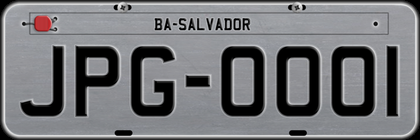
%> input picture placa_carro_segmentacao/placa.png, 420 x 140 px, shrunk from 900 x 299 before the run
$ octave 'first_try (1).m'   (GNU Octave 9; MATLAB toolbox functions it lacks are replaced by stand-ins)
%> lines starting %> are read from the running program, lines starting %| are printed output that depends on the picture; in (x1, y1, x2, y2) boxes, pixels count from 0 and x2, y2 are one past the last pixel; in counts of white or black regions, pixels touching at a corner belong together; the program's own positions count from 1
%> further down, imagem is the input picture: size 140x420x3 uint8; mean R, G, B 117.2, 118, 120.9
### placa_carro_segmentacao/otsu1.m
function [outputArg1,outputArg2] = otsu1(I)
% OTSU1 function [outputArg1,outputArg2] = otsu1(I)
% Este algoritmo calculada apenas 1 limiar
% Utilizando limiares com 0 a 255
% A utilizacao com Limiares max e min da imagem esta dando erro de indice
% de calculo para as variancias.

L = 255; %nivel de cinza m醲imo
minimo = 0; %nivel de cinza minimo

vetorProb = zeros(minimo+1,L+1);

[l,a] = size(I);
%> l = 140; a = 420
for u = minimo:L
    vetorProb(u+1) = length(find(I==u));
end
%> after the loop, vetorProb = 256 values, max 7273 at index 1, min 0 at index 232, mean 229.7
vetorProb = vetorProb/(l*a);
%> vetorProb = 256 values, max 0.124 at index 1, min 0 at index 232, mean 0.00391
%bar(vetorProb); %%
for t = minimo:L
        i1= minimo:t;
        us1 = sum(i1.*vetorProb( (minimo+1) : (t+1) ));
        w1 = sum(vetorProb( (minimo+1): (t+1) ));
        u1 = us1/w1;

        i2= t+1:L;
        us2 = sum(i2.*vetorProb( (t+2) : (L+1) ));
        w2 = sum(vetorProb( (t+2) : (L+1) ));
        u2 = us2/w2;

        ig = minimo:L;
        ug = us1 + us2;
        var_g = sum( ((ig-ug).^2).*vetorProb);
        var_b = w1*w2*(u1-u2)^2;
        nt(t+1)=(var_b/var_g);
end
%> this loop made 256 passes
%> (us1, w1, u1, us2, w2, u2, var_b) on passes 1 to 3: (0, 0.124, 0, 118.1, 0.876, 134.8, 1969), (0.0189, 0.143, 0.132, 118.1, 0.857, 137.7, 2314), (0.0224, 0.144, 0.155, 118.1, 0.856, 138, 2346.3)

[T_val,T_i] = max(nt);
%> T_val = 0.876; T_i = 83
T_i=T_i-1;
%> T_i = 82

[l,c] = size(I);
%> c = 420
resultante = zeros(l,c);

for i = 1:l
    for j = 1:c
        if(I(i,j) > T_i)
            resultante(i,j) = 1;
        else
            resultante(i,j) = 0;
        end
    end
end
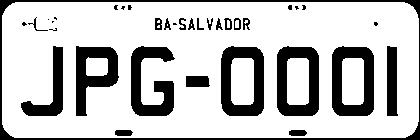
%> resultante: size 140x420 double; values 0 (black) and 1 (white), 76.5% white; 35 black regions (13 under 20 px), largest, box (x1, y1, x2, y2) and area: (0, 0, 420, 140) 2365, (221, 46, 264, 116) 1801, (332, 46, 374, 116) 1796
outputArg1 = resultante;
outputArg2 = T_i;
%> outputArg2 = 82
end

### placa_carro_segmentacao/first_try (1).m
%Thauany Moedano
%Wellington Chagas
%Projeto Final - Primeira abordagem

%Leitura da imagem
imagem = imread('placa.png');
imagem = rgb2gray(imagem);

%Mostra imagem original
figure;
colormap(gray);
imagesc(imagem);
title('Imagem Original em escala de cinza');

%Usa otsu para fazer a binariza玢o da placa
%limiarGlobal = graythresh(imagem);
%imagemBinaria = imbinarize(imagem,limiarGlobal);
[imagemBinaria,limiarGlobal] = otsu1(imagem);
%> limiarGlobal = 82

%Mostra a imagem binarizada
figure;
colormap(gray);
imagesc(imagemBinaria);
title('Limiariza玢o por Otsu com 1 limiar');

%inverter binariza玢o da imagem (erosao considera branco como objeto e
%preto fundo)
imagemBinariaInvertida = ~imagemBinaria;

figure;
colormap(gray);
imagesc(imagemBinariaInvertida);
title('Limiariza玢o por Otsu com 1 limiar invertida');


%Cria um elemento estruturante e aplica erosao na imagem para otimizar o
%reconhecimento
%se = strel('sphere',10)
%se = strel('square',18);
%se = strel('line',15,65);
elementoEstruturante = strel('square',10);
figure;
colormap(gray);
imagesc(imagemBinariaInvertida);
title('Limiariza玢o por Otsu com 1 limiar invertida');

imagemErodida = imerode(imagemBinariaInvertida,elementoEstruturante);
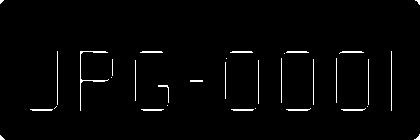
%> imagemErodida: size 140x420 logical; 1.9% white in thin lines or dots
figure;
colormap(gray);
imagesc(imagemErodida);

% [24 lines of commented-out code are left out]
